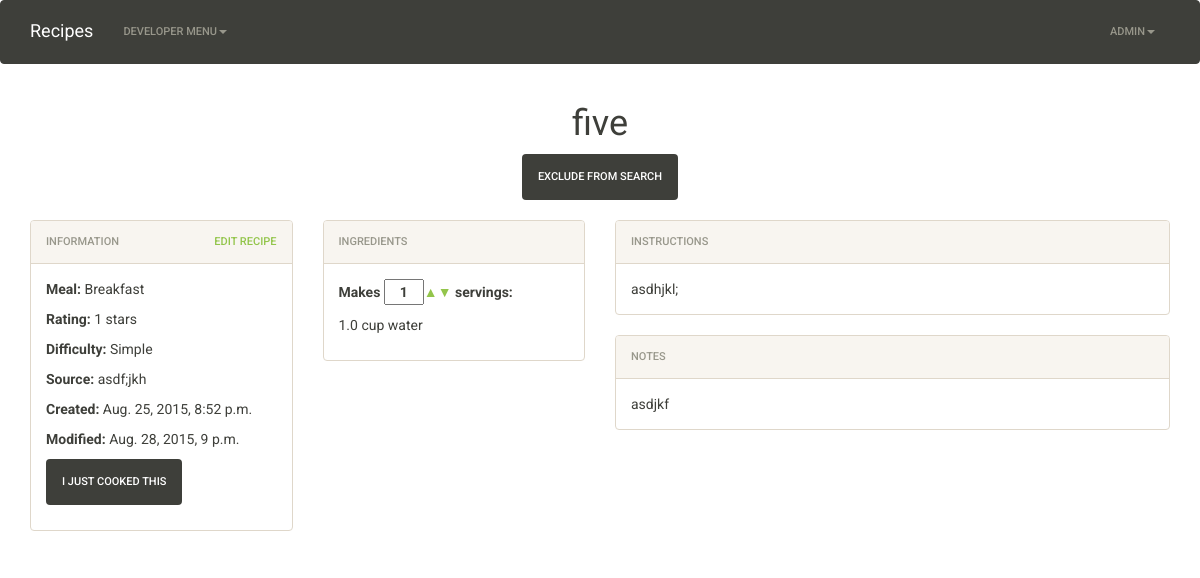
Screenshot of /recipe/17/ (signed in) with the database file from the repository.
### main/models.py (models this page shows, shortened)
class Recipe(models.Model):
    RATING_CHOICES = (
        (0, 0),
        (1, 1),
        (2, 2),
        (3, 3),
        (4, 4),
        (5, 5),
    )
    DIFFICULTY_CHOICES = (
        (0, ''),
        (1, 'Simple'),
        (2, 'Intermediate'),
        (3, 'Challenging'),
    )
    MEAL_CHOICES = (
        (0, ''),
        (1, 'Breakfast'),
        (2, 'Lunch'),
        (3, 'Dinner'),
        (4, 'Snack'),
        (5, 'Dessert'),
    )
    created = models.DateTimeField(auto_now_add=True)
    modified = models.DateTimeField(auto_now=True)
    creator = models.ForeignKey(User)
    name = models.CharField(max_length=255)
    instructions = MarkupField(markup_type='markdown', null=True, blank=True)
    notes = MarkupField(markup_type='markdown', null=True, blank=True)
    source = models.TextField(null=True, blank=True)
    rating = models.IntegerField(choices=RATING_CHOICES, default=0)
    difficulty = models.IntegerField(choices=DIFFICULTY_CHOICES, default=0)
    meal = models.IntegerField(choices=MEAL_CHOICES, default=0)
    servings = models.IntegerField()
    exclude_from_search = models.BooleanField(default=False)

class Ingredient(models.Model):
    UNIT_CHOICES = (
        ('', 'Unit Type'),
        (1, 'teaspoon'),
        (2, 'dessert spoon'),
        (3, 'tablespoon'),
        (4, 'ounce'),
        (5, 'cup'),
        (6, 'pint'),
        (7, 'quart'),
        (8, 'gallon'),
        (9, 'pinch'),
        (10, 'dash'),
    )
    name = models.CharField(max_length=255)
    unit = models.IntegerField(choices=UNIT_CHOICES)
    quantity = models.FloatField()
    recipe = models.ForeignKey('Recipe', related_name='ingredients')

### main/views.py (the view, shortened to what this page needs)
class RecipeDetails(View):
    def get(self, request, id):
        recipe = get_object_or_404(Recipe, pk=id)
        context = {}
        context['recipe'] = recipe
        return render(request, 'main/recipe_details.html', context)

### main/templates/main/recipe_details.html (shortened to what this page needs)
{% extends "main/base.html" %}
{% load staticfiles %}
{% block css %}
    <link rel="stylesheet" href="{% static 'main/css/recipe_details.css' %}">
{% endblock css %}
{% block content %}
    <div class="row">
        <div class="col-xs-12">
           <h1 class="text-center">{{recipe.name}}</h1>
        </div>
        <div id="exclude-section" recipe-id="{{recipe.id}}">
            <center><button class="btn btn-default" id="exclude-btn">Exclude from search</button></center>
        </div>
    </div>
    <br>
    <div class="row">
        <div class="col-lg-3">
            <div class="panel panel-default">
                <div class="panel-heading">
                    <span>Information</span>
                    <span class="pull-right"><a href="{% url 'main:edit_recipe' id=recipe.id %}">Edit Recipe</a></span>
                </div>
                <div class="panel-body">
                    <div class="row">
                        <div class="col-lg-12 col-md-4 col-sm-4">
                            <p><strong>Meal:</strong> {{ recipe.get_meal_display }}</p>
                            <p><strong>Rating:</strong> {{ recipe.rating }} stars</p>
                            <p><strong>Difficulty:</strong> {{ recipe.get_difficulty_display }}</p>
                        </div>
                        <div class="col-lg-12 col-md-4 col-sm-4">
                            <p><strong>Source:</strong> {{ recipe.source }}</p>
                            <p><strong>Created:</strong> {{ recipe.created }}</p>
                            <p><strong>Modified:</strong> {{ recipe.modified }}</p>
                        </div>
                        {% if recipe.event_set.all.count > 0 %}
                            <div class="col-lg-12 hidden-md hidden-sm hidden-xs">
                                <p><button class="btn btn-default btn-log-event">I just cooked this</button></p>
                                <p><strong>Last cooked:</strong></p>
                                <ul class="ul-last-cooked">
                                    {% for event in recipe.event_set.all %}
                                        <li><abbr class="timeago" title="{{ event.created|date:'c' }}">{{ event.created|date:'DATE_FORMAT' }}</abbr></li>
                                    {% endfor %}
                                </ul>
                            </div>
                            <div class="hidden-lg col-md-4 col-sm-4">
                                <p><button class="btn btn-default btn-log-event">I just cooked this</button></p>
                                <div class="dropdown">
                                    <a class="dropdown-toggle" id="event-dropdown" data-toggle="dropdown" aria-haspopup="true" aria-expanded="true">
                                        Last cooked
                                        <span class="caret"></span>
                                    </a>
                                    <ul class="dropdown-menu ul-last-cooked" aria-labelledby="event-dropdown">
                                        {% for event in recipe.event_set.all %}
                                            <li><abbr class="timeago" title="{{ event.created|date:'c' }}">{{ event.created|date:'DATE_FORMAT' }}</abbr></li>
                                        {% endfor %}
                                    </ul>
                                </div>
                            </div>
                        {% else %}
                            <div class="col-lg-12 hidden-md hidden-sm hidden-xs">
                                <p><button class="btn btn-default btn-log-event">I just cooked this</button></p>
                            </div>
                        {% endif %}
                    </div>
                </div>
            </div>
        </div>
        <div class="col-md-3 col-sm-6">
            <div class="panel panel-default">
                <div class="panel-heading">
                    <span>Ingredients</span>
                </div>
                <div class="panel-body">
                    <div class="row">
                        <div class="col-sm-12">
                            <p><strong>Makes <input id="scale-servings" type="text" value="{{ recipe.servings }}"> servings:</strong></p>
                        </div>
                    </div>
                    {% for ingredient in recipe.ingredients.all %}
                        <div class="row">
                            <div class="col-sm-12">
                                <p>
                                    <span class="ingredient-quantity">{{ingredient.quantity}}</span>
                                    {{ingredient.get_unit_display}}
                                    {{ingredient.name}}
                                </p>
                            </div>
                        </div>
                    {% endfor %}
                </div>
            </div>
        </div>
        <div class="col-md-6 col-sm-6">
            <div class="panel panel-default">
                <div class="panel-heading">
                    <span>Instructions</span>
                </div>
                <div class="panel-body">
                    {{ recipe.instructions }}
                </div>
            </div>
        </div>
        <div class="col-lg-6 col-md-3 col-sm-12">
            <div class="row">
                <div class="col-sm-12">
                    <div class="panel panel-default">
                        <div class="panel-heading">
                            <span>Notes</span>
                        </div>
                        <div class="panel-body">
                            {{ recipe.notes }}
                        </div>
                    </div>
                </div>
            </div>
        </div>
    </div>
{% endblock content %}

### main/templates/main/navbar.html (shortened to what this page needs)
{% load staticfiles %}
<nav class="navbar navbar-default">
    <div class="container">
        <div class="navbar-header">
            <a class="navbar-brand" href="{% url 'main:root' %}">
                Recipes
            </a>
        </div>
        <div class="collapse navbar-collapse" id="message-board-nav-collapse">
            <ul class="nav navbar-nav">
                <li class="dropdown">
                    <a href="#" class="dropdown-toggle" data-toggle="dropdown" role="button" aria-haspopup="true" aria-expanded="false">Developer Menu<span class="caret nav-caret"></span></a>
                </li>
            </ul>
            <ul class="nav navbar-nav navbar-right">
                {% if user.is_authenticated %}
                    <li class="dropdown">
                        <a href="#" class="dropdown-toggle" data-toggle="dropdown" role="button" aria-haspopup="true" aria-expanded="false">{{ user.username }}<span class="caret nav-caret"></span></a>
                    </li>
                {% else %}
                    <li><a href="{% url 'register' %}" class="text-primary">Register</a></li>
                    <li><a href="{% url 'login' %}" class="text-primary">Login</a></li>
                {% endif %}
            </ul>
        </div>
    </div>
</nav>

### main/static/main/css/recipe_details.css (style rules this page uses)
#scale-servings { width: 40px; text-align: center; }

### rows the page displays
Recipe: name "five", meal "Breakfast", rating "1", difficulty "Simple", source "asdf;jkh", created "Aug. 25, 2015, 8:52 p.m.", modified "Aug. 28, 2015, 9 p.m.", servings "1", instructions "asdhjkl;", notes "asdjkf"
Ingredient: quantity "1.0", unit "cup", name "water"

### other values shown
{{ user.username }} "ADMIN"
